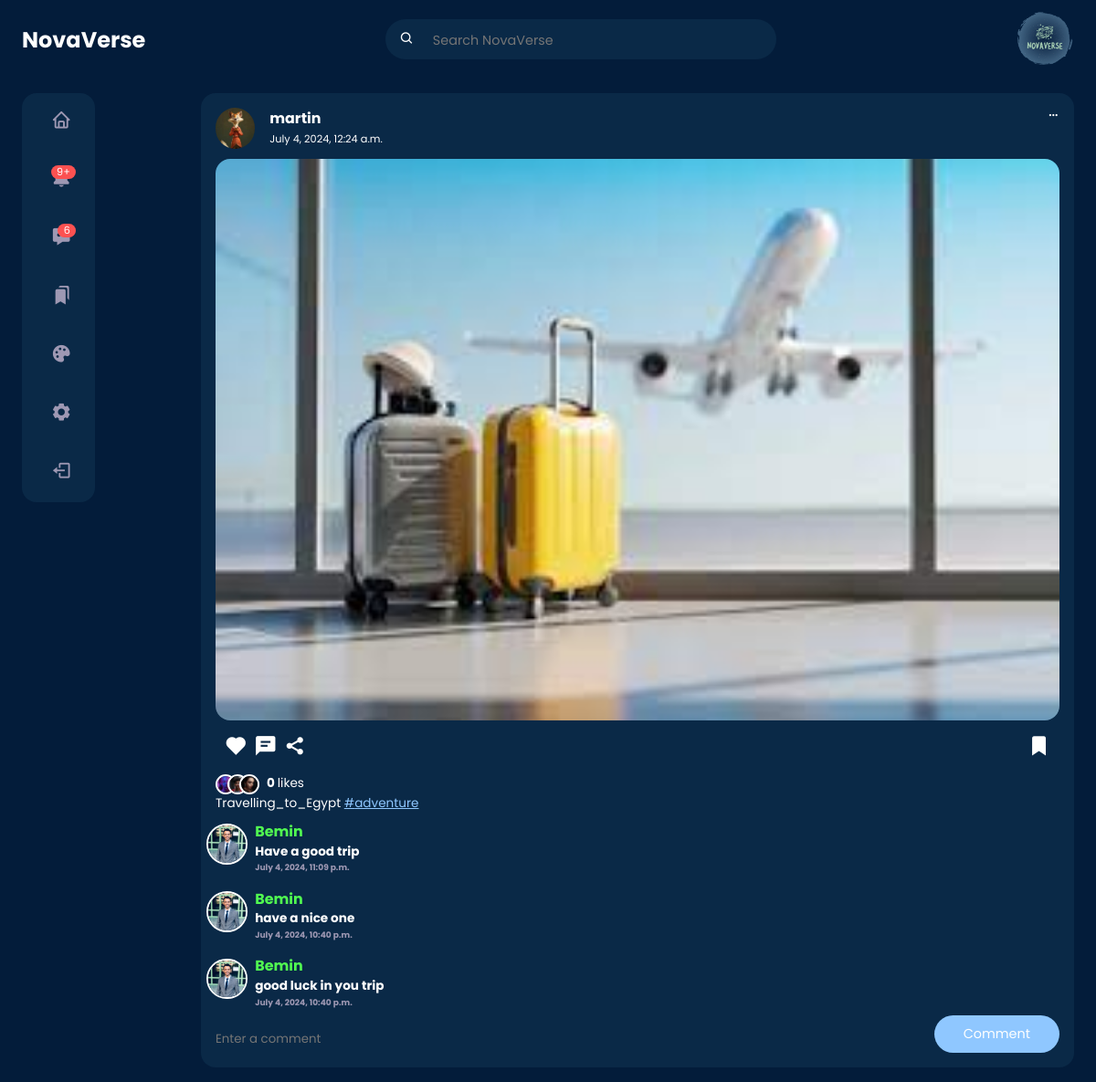
Page /post/d0827464-c623-4f85-afac-2fa89f8124df (signed in) on the earlier database version.
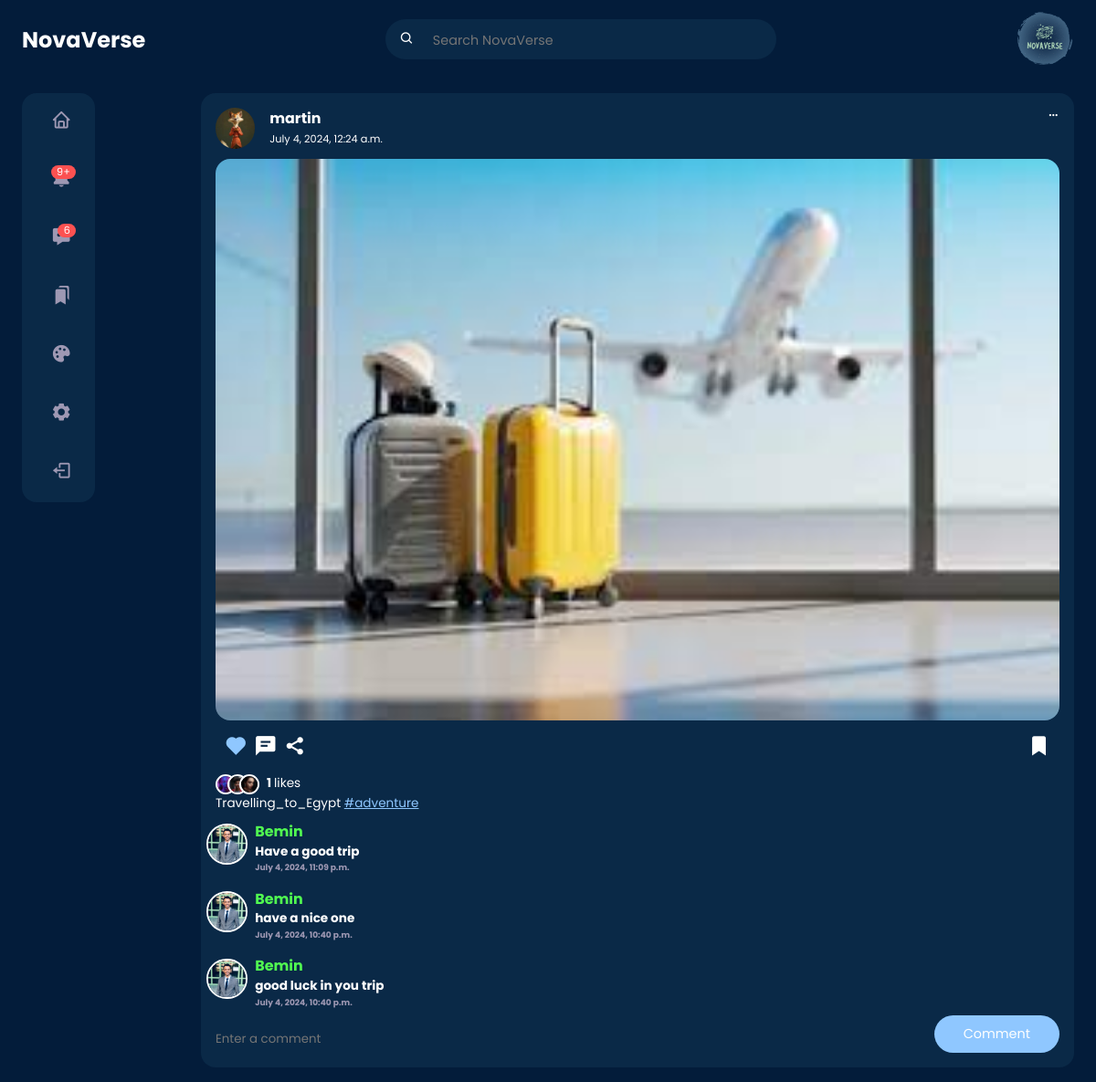
Same page on the later database version.
### post/models.py (models this page shows, shortened)
class Post(models.Model):
    id = models.UUIDField(primary_key=True, default=uuid.uuid4, editable=False)
    picture = models.ImageField(
        upload_to=user_directory_path, verbose_name="Picture", null=True
    )
    caption = models.CharField(max_length=10000, verbose_name="Caption")
    posted = models.DateTimeField(auto_now_add=True)
    tags = models.ManyToManyField(Tag, related_name="tags")
    user = models.ForeignKey(User, on_delete=models.CASCADE)
    likes = models.IntegerField(default=0)

### post/views.py (the view)
# urls.py: path("post/<uuid:post_id>", views.postDetail, name="post-detail"),
def postDetail(request, post_id):
    post = get_object_or_404(Post, id=post_id)
    post_user_profile = Profile.objects.get(user=post.user)
    user_profile = Profile.objects.get(user=request.user)
    post.liked = Likes.objects.filter(user=request.user, post=post).exists()
    post.is_favourite = user_profile.favourite.filter(id=post.id).exists()
    comments = Comment.objects.filter(post=post).order_by("-date")
    for comment in comments:
        comment.profile = Profile.objects.get(user=comment.user)
    if request.method == "POST":
        form = CommentForm(request.POST, request.FILES)
        if form.is_valid():
            comment = form.save(commit=False)
            comment.post = post
            comment.user = request.user
            comment.save()
            return HttpResponseRedirect(reverse("post-detail", args=[post_id]))
    else:
        form = CommentForm()
    context = {
        "post": post,
        "user_profile": user_profile,
        "post_user_profile": post_user_profile,
        "comments": comments,
        "form": form,
    }
    return render(request, "post-detail.html", context)

### comment/forms.py
class CommentForm(forms.ModelForm):
    body = forms.CharField(
        widget=forms.TextInput(
            attrs={"class": "input", "placeholder": "Enter a comment"}
        ),
        required=True,
    )
    class Meta:
        model = Comment
        fields = ["body"]

### templates/post-detail.html (shortened to what this page needs)
{% load static %}
<!DOCTYPE html>
<html lang="en">
<head>
	<link rel="stylesheet" href="{% static 'style/home.css' %}">
	<link rel="stylesheet" href="{% static 'style/postdetail.css' %}">
	<link href='https://unpkg.com/boxicons@2.1.4/css/boxicons.min.css' rel='stylesheet'>
</head>
<body>
	{% include "nav.html" %}
	<main>
		<div class="container">
			<div class="left">
				{% include 'sidebar.html' %}
			</div>
			<div class="middle">
				<div class="feeds">
					<div class="feed">
						<div class="head">
							<div class="user">
								<div class="profile-photo">
									<img src="{{ post_user_profile.picture.url}}">
								</div>
								<div class="info">
									<a href="{% url 'profile' post.user.username %}">
										<h3>{{ post.user.username }}</h3>
									</a>
									<small>{{ post.posted }}</small>
								</div>
							</div>
							<span class="edit">
								<i class='bx bx-dots-horizontal-rounded'></i>
							</span>
						</div>
						<div class="photo">
							<img src="{{ post.picture.url }}">
						</div>
						<div class="action-buttons">
							<div class="interaction-buttons">
								<span>
									<a href="{% url 'like' post.id %}" class="like-button" data-id="{{ post.id }}">
										<i id="like-icon-{{ post.id }}"
											class='bx bxs-heart {% if post.liked %} liked {% endif %}'></i>
									</a>
								</span>
								<span><i class='bx bxs-comment-detail'></i></span>
								<span><i class='bx bxs-share-alt'></i></span>
							</div>
							<div class="bookmark">
								<span>
									<a href="{% url 'favourite' post.id %}" class="favourite-button"
										data-id="{{post.id}}">
										<i class='bx bxs-bookmark {% if post.is_favourite %} liked {% endif %}'></i>
									</a>
								</span>
							</div>
						</div>
						<div class="liked-by">
							<span><img src="{% static 'img/profile-10.jpg' %}"></span>
							<span><img src="{% static 'img/profile-11.jpg' %}"></span>
							<span><img src="{% static 'img/profile-12.jpg' %}"></span>
							<p><b id="like-count-{{ post.id }}"> {{ post.likes }}
								</b> likes</p>
						</div>
						<div class="caption">
							<p>
								{{post.caption}}
								{% for tag in post.tags.all %}
								<a href="{{tag.get_absolute_url}}"><span class="harsh-tag">
										#{{tag.title}}</span></a>
								{% endfor %}
							</p>
						</div>
						<div class="comments">
							{% for comment in comments %}
							<div class="comment">
								<div class="photo">
									<img src="{{comment.profile.picture.url}}">
								</div>
								<div class="body">
									<h3>{{comment.user.username}}</h3>
									<h4>{{comment.body}}</h4>
									<h6 class="text-muted">{{comment.date}}</h6>
								</div>
							</div>
							{% endfor %}
						</div>
						<div class="create-comment">
							<form method="post">
								<div class="input-group">
									{{ form.body }}
								</div>
								<button type="submit" class="btn btn-primary">Comment</button>
							</form>
						</div>
					</div>
				</div>
			</div>
		</div>
	</main>
</body>
</html>

Differences in the rows shown:
changed Post "Travelling_to_Egypt": likes "0" → "1"
